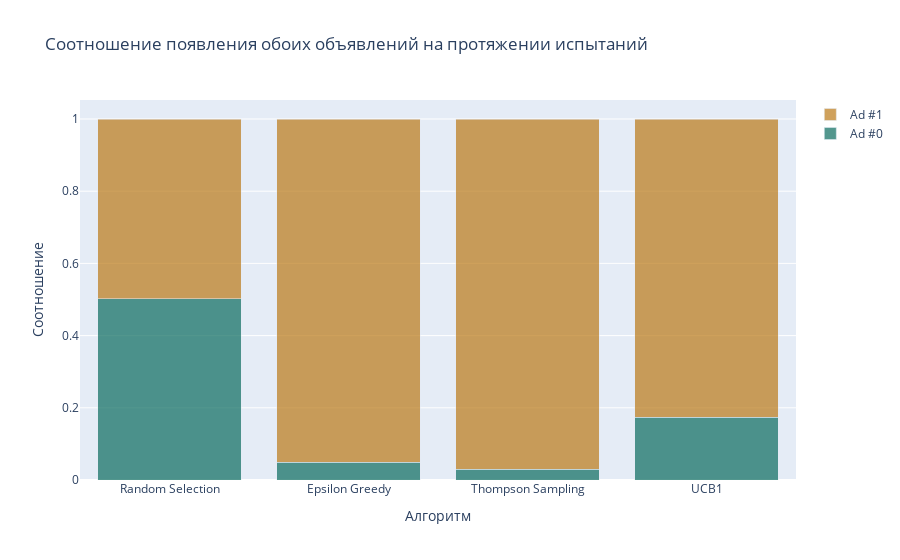

Notebook cell for this chart:
### Markdown cell above
## Сравнение и выводы 
Время сравнить четыре эти метода и посмотреть, какой из них лучше подходит для нашей задачи. Во-первых, очевидно, что нужно чаще показывать объявление №1, так как его фактический CTR равен 0,65. Посмотрим на соотношение, сколько раз правильное объявление было выбрано для каждого алгоритма.

### Code cell
data1 = go.Bar(x=['Random Selection', 'Epsilon Greedy', 'Thompson Sampling', 'UCB1'],
               y=[random_dict['ads_count'][0], 
                  epsilon_dict['ads_count'][0], 
                  thompson_dict['ads_count'][0],
                  ucb1_dict['ads_count'][0]],
               name='Ad #0',
               marker=dict(color='rgba(10, 108, 94, .7)'))

data2 = go.Bar(x=['Random Selection', 'Epsilon Greedy', 'Thompson Sampling', 'UCB1'],
               y=[random_dict['ads_count'][1], 
                  epsilon_dict['ads_count'][1], 
                  thompson_dict['ads_count'][1],
                  ucb1_dict['ads_count'][1]],
               name='Ad #1',
               marker=dict(color='rgba(187, 121, 24, .7)'))

data = [data1, data2]
layout = go.Layout(title='Соотношение появления обоих объявлений на протяжении испытаний',
                   xaxis={'title': 'Алгоритм'},
                   yaxis={'title': 'Соотношение'},
                   barmode='stack')

fig = go.Figure(data=data, layout=layout)
iplot(fig)

### Figure 1 — Plotly figure (JSON) as saved in the notebook; plotly's stock layout.template omitted (floating-point values rounded to 4 significant figures)
{"data": [{"marker": {"color": "rgba(10, 108, 94, .7)"}, "name": "Ad #0", "type": "bar", "x": ["Random Selection", "Epsilon Greedy", "Thompson Sampling", "UCB1"], "y": [0.502, 0.049, 0.03, 0.174]}, {"marker": {"color": "rgba(187, 121, 24, .7)"}, "name": "Ad #1", "type": "bar", "x": ["Random Selection", "Epsilon Greedy", "Thompson Sampling", "UCB1"], "y": [0.498, 0.951, 0.97, 0.826]}], "layout": {"barmode": "stack", "title": {"text": "Соотношение появления обоих объявлений на протяжении испытаний"}, "xaxis": {"title": {"text": "Алгоритм"}}, "yaxis": {"title": {"text": "Соотношение"}}}}
